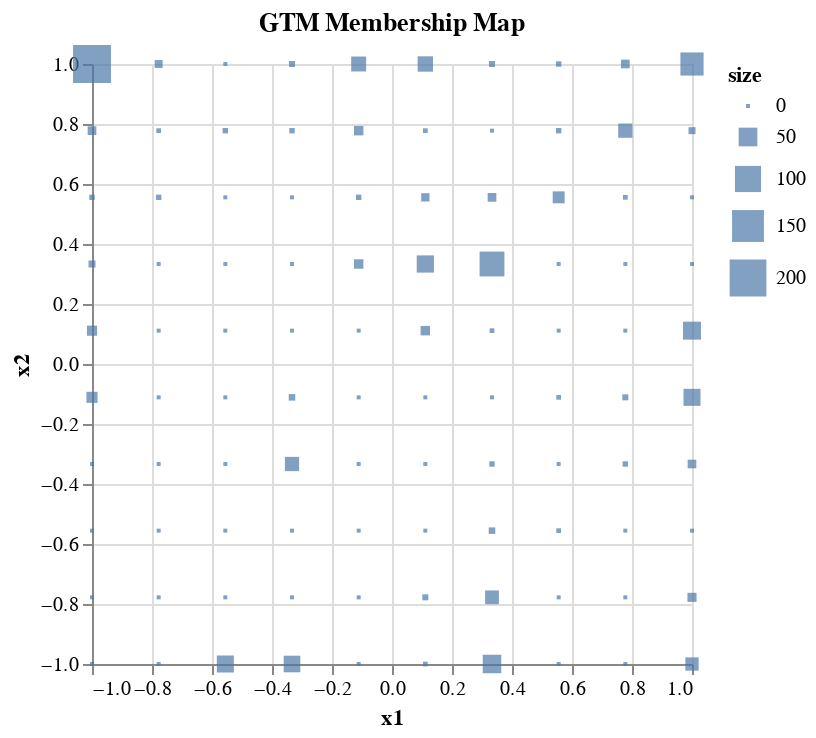

Notebook code cell kept with this figure:
### Code cell
# Each example in data space is asociated with a location in 2D space. The mapping depends on using either
# matMeans, or matModes. For example if a dataspace example is associated with a particular node, the mean position
# or median position of the datapoints associated with that Gaussian are used to map it to a point in 2D space. During training,
# the Gaussian center is alocated a position in data space based on the mean or median of points associated with it based on 
# responsibility. It is this mean or median that is used in combination with the wieghted contributions of all Gaussians
# that is used to to map the data point to 2D space. Subsequently, we can create a histogram of locations of each example in 2D space. Therefore,
# matMeans and matModes contains the positions of example in 2D space. 
# Create a 2D histogram, H contains the histogram values in a 2D array, this can be used to generate our plot with altair.
# This is like the number of examples associated with each cluster.

# H, xedges, yedges = np.histogram2d(gtm_model.matMeans[:,0],gtm_model.matMeans[:,1],[10,10])
H, xedges, yedges = np.histogram2d(transformed.matMeans[:,0],transformed.matMeans[:,1],[10,10])

# dfmap = pd.DataFrame(gtm_model.matX, columns=["x1", "x2"])
dfmap = pd.DataFrame(transformed.matX, columns=["x1", "x2"])

dfmap['size'] = H.flatten()

alt.Chart(dfmap).mark_square().encode(
    x='x1',
    y='x2',
    #color=alt.Color('label:Q',
    #                scale=alt.Scale(scheme='viridis')),
    size='size',
    tooltip=['x1','x2','size'],
    #opacity='density'
).properties(title = "GTM Membership Map",width = 300, height = 300)

### Figure 1 — Vega-Lite specification as saved in the notebook (floating-point values rounded to 4 significant figures)
{"config": {"view": {"continuousWidth": 300, "continuousHeight": 300}}, "data": {"name": "data-9ec0001d423588ad6efc9b34351bfd3d"}, "mark": {"type": "square"}, "encoding": {"size": {"field": "size", "type": "quantitative"}, "tooltip": [{"field": "x1", "type": "quantitative"}, {"field": "x2", "type": "quantitative"}, {"field": "size", "type": "quantitative"}], "x": {"field": "x1", "type": "quantitative"}, "y": {"field": "x2", "type": "quantitative"}}, "height": 300, "title": "GTM Membership Map", "width": 300, "$schema": "https://vega.github.io/schema/vega-lite/v5.8.0.json", "datasets": {"data-9ec0001d423588ad6efc9b34351bfd3d": [{"x1": -1.0, "x2": -1.0, "size": 0.0}, {"x1": -1.0, "x2": -0.7778, "size": 0.0}, {"x1": -1.0, "x2": -0.5556, "size": 0.0}, {"x1": -1.0, "x2": -0.3333, "size": 0.0}, {"x1": -1.0, "x2": -0.1111, "size": 16.0}, {"x1": -1.0, "x2": 0.1111, "size": 13.0}, {"x1": -1.0, "x2": 0.3333, "size": 5.0}, {"x1": -1.0, "x2": 0.5556, "size": 2.0}, {"x1": -1.0, "x2": 0.7778, "size": 9.0}, {"x1": -1.0, "x2": 1.0, "size": 214.0}, {"x1": -0.7778, "x2": -1.0, "size": 0.0}, {"x1": -0.7778, "x2": -0.7778, "size": 0.0}, {"x1": -0.7778, "x2": -0.5556, "size": 0.0}, {"x1": -0.7778, "x2": -0.3333, "size": 0.0}, {"x1": -0.7778, "x2": -0.1111, "size": 0.0}, {"x1": -0.7778, "x2": 0.1111, "size": 0.0}, {"x1": -0.7778, "x2": 0.3333, "size": 0.0}, {"x1": -0.7778, "x2": 0.5556, "size": 2.0}, {"x1": -0.7778, "x2": 0.7778, "size": 1.0}, {"x1": -0.7778, "x2": 1.0, "size": 7.0}, {"x1": -0.5556, "x2": -1.0, "size": 41.0}, {"x1": -0.5556, "x2": -0.7778, "size": 0.0}, {"x1": -0.5556, "x2": -0.5556, "size": 0.0}, {"x1": -0.5556, "x2": -0.3333, "size": 0.0}, {"x1": -0.5556, "x2": -0.1111, "size": 0.0}, {"x1": -0.5556, "x2": 0.1111, "size": 0.0}, {"x1": -0.5556, "x2": 0.3333, "size": 0.0}, {"x1": -0.5556, "x2": 0.5556, "size": 0.0}, {"x1": -0.5556, "x2": 0.7778, "size": 2.0}, {"x1": -0.5556, "x2": 1.0, "size": 0.0}, {"x1": -0.3333, "x2": -1.0, "size": 39.0}, {"x1": -0.3333, "x2": -0.7778, "size": 0.0}, {"x1": -0.3333, "x2": -0.5556, "size": 0.0}, {"x1": -0.3333, "x2": -0.3333, "size": 28.0}, {"x1": -0.3333, "x2": -0.1111, "size": 4.0}, {"x1": -0.3333, "x2": 0.1111, "size": 0.0}, {"x1": -0.3333, "x2": 0.3333, "size": 0.0}, {"x1": -0.3333, "x2": 0.5556, "size": 0.0}, {"x1": -0.3333, "x2": 0.7778, "size": 2.0}, {"x1": -0.3333, "x2": 1.0, "size": 3.0}, {"x1": -0.1111, "x2": -1.0, "size": 0.0}, {"x1": -0.1111, "x2": -0.7778, "size": 0.0}, {"x1": -0.1111, "x2": -0.5556, "size": 0.0}, {"x1": -0.1111, "x2": -0.3333, "size": 0.0}, {"x1": -0.1111, "x2": -0.1111, "size": 0.0}, {"x1": -0.1111, "x2": 0.1111, "size": 0.0}, {"x1": -0.1111, "x2": 0.3333, "size": 11.0}, {"x1": -0.1111, "x2": 0.5556, "size": 2.0}, {"x1": -0.1111, "x2": 0.7778, "size": 11.0}, {"x1": -0.1111, "x2": 1.0, "size": 31.0}, {"x1": 0.1111, "x2": -1.0, "size": 1.0}, {"x1": 0.1111, "x2": -0.7778, "size": 3.0}, {"x1": 0.1111, "x2": -0.5556, "size": 0.0}, {"x1": 0.1111, "x2": -0.3333, "size": 0.0}, {"x1": 0.1111, "x2": -0.1111, "size": 0.0}, {"x1": 0.1111, "x2": 0.1111, "size": 11.0}, {"x1": 0.1111, "x2": 0.3333, "size": 42.0}, {"x1": 0.1111, "x2": 0.5556, "size": 8.0}, {"x1": 0.1111, "x2": 0.7778, "size": 1.0}, {"x1": 0.1111, "x2": 1.0, "size": 33.0}, {"x1": 0.3333, "x2": -1.0, "size": 49.0}, {"x1": 0.3333, "x2": -0.7778, "size": 26.0}, {"x1": 0.3333, "x2": -0.5556, "size": 4.0}, {"x1": 0.3333, "x2": -0.3333, "size": 2.0}, {"x1": 0.3333, "x2": -0.1111, "size": 0.0}, {"x1": 0.3333, "x2": 0.1111, "size": 1.0}, {"x1": 0.3333, "x2": 0.3333, "size": 90.0}, {"x1": 0.3333, "x2": 0.5556, "size": 9.0}, {"x1": 0.3333, "x2": 0.7778, "size": 0.0}, {"x1": 0.3333, "x2": 1.0, "size": 3.0}, {"x1": 0.5556, "x2": -1.0, "size": 0.0}, {"x1": 0.5556, "x2": -0.7778, "size": 0.0}, {"x1": 0.5556, "x2": -0.5556, "size": 1.0}, {"x1": 0.5556, "x2": -0.3333, "size": 0.0}, {"x1": 0.5556, "x2": -0.1111, "size": 1.0}, {"x1": 0.5556, "x2": 0.1111, "size": 0.0}, {"x1": 0.5556, "x2": 0.3333, "size": 0.0}, {"x1": 0.5556, "x2": 0.5556, "size": 19.0}, {"x1": 0.5556, "x2": 0.7778, "size": 2.0}, {"x1": 0.5556, "x2": 1.0, "size": 2.0}, {"x1": 0.7778, "x2": -1.0, "size": 0.0}, {"x1": 0.7778, "x2": -0.7778, "size": 0.0}, {"x1": 0.7778, "x2": -0.5556, "size": 0.0}, {"x1": 0.7778, "x2": -0.3333, "size": 2.0}, {"x1": 0.7778, "x2": -0.1111, "size": 3.0}, {"x1": 0.7778, "x2": 0.1111, "size": 0.0}, {"x1": 0.7778, "x2": 0.3333, "size": 0.0}, {"x1": 0.7778, "x2": 0.5556, "size": 1.0}, {"x1": 0.7778, "x2": 0.7778, "size": 28.0}, {"x1": 0.7778, "x2": 1.0, "size": 9.0}, {"x1": 1.0, "x2": -1.0, "size": 24.0}, {"x1": 1.0, "x2": -0.7778, "size": 10.0}, {"x1": 1.0, "x2": -0.5556, "size": 0.0}, {"x1": 1.0, "x2": -0.3333, "size": 9.0}, {"x1": 1.0, "x2": -0.1111, "size": 41.0}, {"x1": 1.0, "x2": 0.1111, "size": 46.0}, {"x1": 1.0, "x2": 0.3333, "size": 0.0}, {"x1": 1.0, "x2": 0.5556, "size": 0.0}, {"x1": 1.0, "x2": 0.7778, "size": 5.0}, {"x1": 1.0, "x2": 1.0, "size": 78.0}]}}
